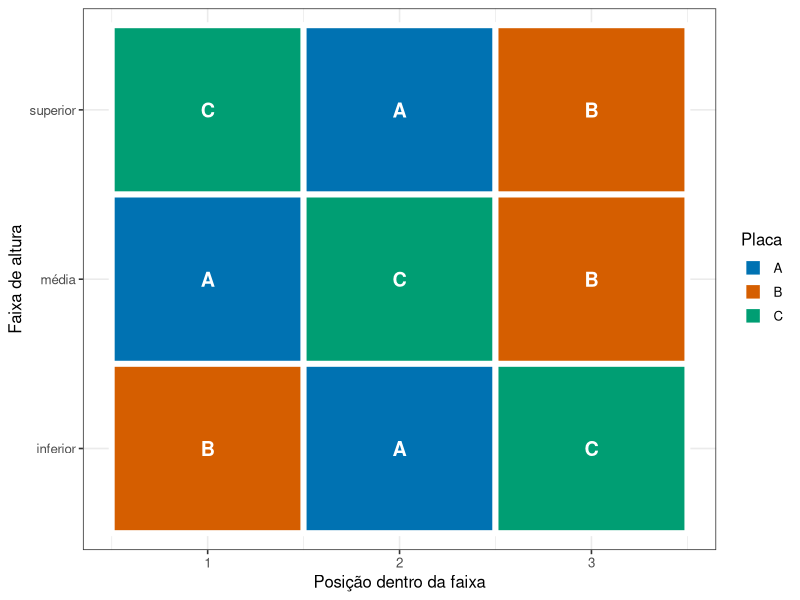
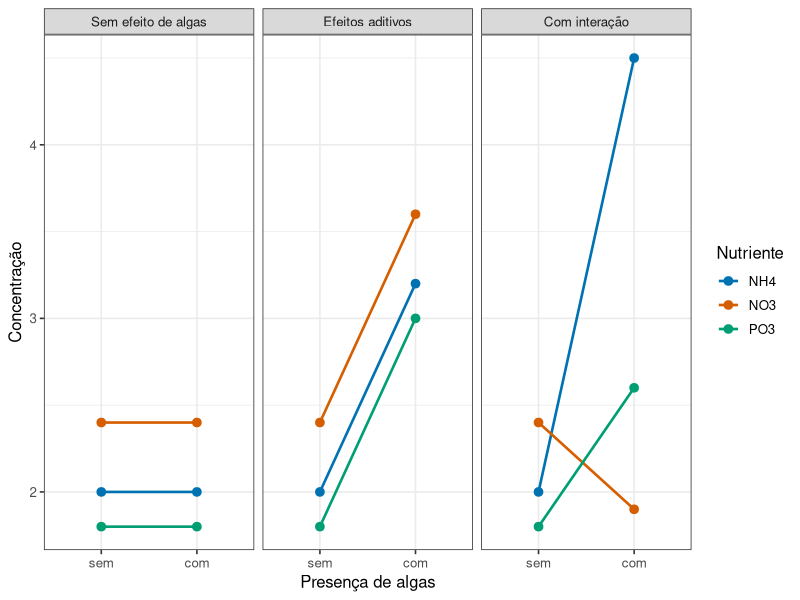

Write the R code that produced these figures, in order.
## ---- chunk 1
#| include: false
library(tidyverse)
theme_set(theme_bw(base_size = 12))
## ---- chunk 2
#| echo: false
#| label: fig-alocacao-blocos
#| fig-cap: "Alocação em três blocos de altura. Dentro de cada faixa, os três tipos de placa aparecem uma vez, em posições sorteadas."
#| fig-alt: "Diagrama com três faixas horizontais empilhadas, representando as alturas inferior, média e superior do costão. Em cada faixa há três quadrados coloridos, um para cada tipo de placa, em ordem diferente entre as faixas."
#| fig-height: 3
aloc <- tibble(
  bloco = rep(c("superior", "média", "inferior"), each = 3),
  posicao = rep(1:3, times = 3),
  placa = c("C", "A", "B", "A", "C", "B", "B", "A", "C")
) |>
  mutate(bloco = fct_relevel(bloco, "inferior", "média", "superior"))

ggplot(aloc, aes(x = posicao, y = bloco, fill = placa)) +
  geom_tile(colour = "white", linewidth = 2) +
  geom_text(aes(label = placa), colour = "white", size = 5, fontface = "bold") +
  scale_fill_manual(values = c(A = "#0072B2", B = "#D55E00", C = "#009E73")) +
  labs(x = "Posição dentro da faixa", y = "Faixa de altura", fill = "Placa") +
  scale_x_continuous(breaks = 1:3)
## ---- chunk 3
#| code-fold: true
#| code-summary: "Ver dados, modelo e tabela ANOVA em blocos"
#| label: tbl-anova-blocos
#| tbl-cap: "ANOVA do delineamento em blocos completos aleatorizados."
experimento_blocos <- crossing(
  bloco = factor(c("muito baixo", "baixo", "alto", "muito alto"),
                 levels = c("muito baixo", "baixo", "alto", "muito alto")),
  placa = factor(c("A", "B", "C"))
) |>
  mutate(
    efeito_bloco = rep(c(2.0, 1.2, 0.2, -0.8), each = 3),
    efeito_placa = recode(placa, A = 0, B = 0.7, C = 1.3),
    recrutamento = 8 + efeito_bloco + efeito_placa + rnorm(n(), 0, 0.35)
  )

modelo_blocos <- aov(recrutamento ~ placa + bloco, data = experimento_blocos)

knitr::kable(
  as.data.frame(anova(modelo_blocos)) |>
    rownames_to_column("fonte"),
  digits = 3
)
## ---- chunk 4
#| echo: false
#| label: fig-interacao
#| fig-cap: "Três resultados possíveis em um experimento fatorial. Cada ponto é a média de uma combinação; as linhas ligam as médias de um mesmo nutriente."
#| fig-alt: "Três painéis lado a lado. No primeiro as linhas são horizontais e sobrepostas; no segundo são paralelas e deslocadas; no terceiro se cruzam."
#| fig-height: 3.4
cenarios <- bind_rows(
  tibble(cenario = "Sem efeito de algas",
         algas = rep(c("sem", "com"), each = 3), nutriente = rep(c("NH4","NO3","PO3"), 2),
         resposta = c(2, 2.4, 1.8,  2, 2.4, 1.8)),
  tibble(cenario = "Efeitos aditivos",
         algas = rep(c("sem", "com"), each = 3), nutriente = rep(c("NH4","NO3","PO3"), 2),
         resposta = c(2, 2.4, 1.8,  3.2, 3.6, 3.0)),
  tibble(cenario = "Com interação",
         algas = rep(c("sem", "com"), each = 3), nutriente = rep(c("NH4","NO3","PO3"), 2),
         resposta = c(2, 2.4, 1.8,  4.5, 1.9, 2.6))
) |>
  mutate(
    algas = fct_relevel(algas, "sem"),
    cenario = fct_relevel(cenario, "Sem efeito de algas", "Efeitos aditivos")
  )

ggplot(cenarios, aes(x = algas, y = resposta, colour = nutriente, group = nutriente)) +
  geom_line(linewidth = 0.9) +
  geom_point(size = 2.6) +
  facet_wrap(~ cenario) +
  scale_colour_manual(values = c(NH4 = "#0072B2", NO3 = "#D55E00", PO3 = "#009E73")) +
  labs(x = "Presença de algas", y = "Concentração", colour = "Nutriente")
## ---- chunk 5
#| code-fold: true
#| code-summary: "Ver um modelo fatorial em R"
experimento_fatorial <- expand_grid(
  algas = factor(c("sem", "com"), levels = c("sem", "com")),
  nutriente = factor(c("NH4", "NO3", "PO3")),
  replica = 1:6
) |>
  mutate(
    resposta = 2 +
      if_else(algas == "com", 1.0, 0) +
      case_when(nutriente == "NO3" ~ 0.4,
                nutriente == "PO3" ~ -0.2,
                TRUE ~ 0) +
      if_else(algas == "com" & nutriente == "NH4", 1.2, 0) +
      rnorm(n(), 0, 0.35)
  )

modelo_fatorial <- aov(resposta ~ algas * nutriente, data = experimento_fatorial)
summary(modelo_fatorial)
## ---- chunk 6
#| echo: false
#| label: tbl-efeitos-simples
#| tbl-cap: "Médias por combinação e efeito de algas dentro de cada nutriente."
efeitos_simples <- experimento_fatorial |>
  summarise(media = mean(resposta), .by = c(nutriente, algas)) |>
  pivot_wider(names_from = algas, values_from = media) |>
  mutate(efeito_algas = com - sem)

knitr::kable(efeitos_simples, digits = 2)
